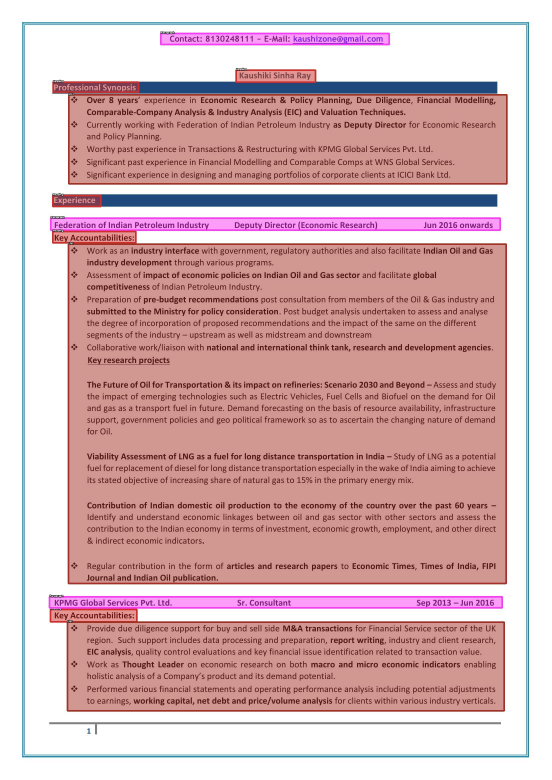
#> input picture training/coco/images/.thumbnail/1094.pdf.jpg, 1654 x 2339 px (shown at 1/3 size); its folder holds only this picture in this run
$ python -i ocr.py   (imports and definitions only)   (older library calls are emulated)
#> lines starting #> are read from the running program, lines starting #| are printed output that depends on the picture; after the words box and inside, x2 and y2 are one past the last pixel; in counts of white or black regions, pixels touching at a corner belong together
import cv2
from app.logging import logger
from PIL import Image
import tempfile
import os
import numpy as np
from tesserocr import PyTessBaseAPI, PSM, OEM
from app.config import IN_COLAB

# import cv2
# print(cv2.__version__)
# process.exit()


IMAGE_SIZE = 400

if IN_COLAB:
    from google.colab.patches import cv2_imshow
else:
    def cv2_imshow(im):
        pass


# [9 lines left out: function cmp, not called in this run]

def foldercmp(name):
    start = name.find("page") + 4
    return int(name[start:start + 1])


# [27 lines left out: functions get_size_of_scaled_image, process_image_for_ocr, set_image_dpi, not called in this run]


BINARY_THREHOLD = 180
# https://github.com/yardstick17/image_text_reader/blob/master/image_preprocessing/remove_noise.py


def image_smoothening(img):
    ret1, th1 = cv2.threshold(img, BINARY_THREHOLD, 255, cv2.THRESH_BINARY)
    ret2, th2 = cv2.threshold(th1, 0, 255, cv2.THRESH_BINARY + cv2.THRESH_OTSU)
    blur = cv2.GaussianBlur(th2, (1, 1), 0)
    ret3, th3 = cv2.threshold(
        blur, 0, 255, cv2.THRESH_BINARY + cv2.THRESH_OTSU)
    return th3


# [27 lines left out: function remove_noise_and_smooth, not called in this run]


def removeBordersFromTable(filename):
    image = cv2.imread(filename)
#> image is the input picture: shape (2339, 1654, 3); mean B, G, R 181.3, 178.9, 213.3
    image = cv2.cvtColor(image, cv2.COLOR_BGRA2BGR)
    gray = cv2.cvtColor(image, cv2.COLOR_BGR2GRAY)
    thresh = cv2.threshold(
        gray, 0, 255, cv2.THRESH_BINARY_INV + cv2.THRESH_OTSU)[1]
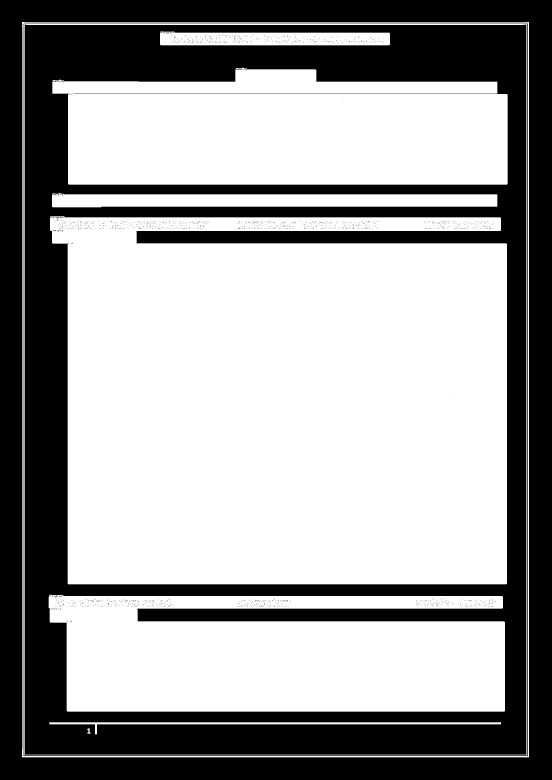
#> thresh: shape (2339, 1654) (shown at 1/3 size); 61.4% white; 2013 black regions (2010 under 20 px), largest, box (x1, y1, x2, y2) and area: (75, 75, 1579, 2264) 959558, (0, 0, 1654, 2339) 517060, (70, 70, 1583, 2268) 13326
    result = image.copy()
    # Remove horizontal lines
    horizontal_kernel = cv2.getStructuringElement(cv2.MORPH_RECT, (40, 1))
    remove_horizontal = cv2.morphologyEx(
        thresh, cv2.MORPH_OPEN, horizontal_kernel, iterations=2)
#> remove_horizontal: shape (2339, 1654); 59.7% white; 30 black regions (18 under 20 px)
    cnts = cv2.findContours(
        remove_horizontal, cv2.RETR_EXTERNAL, cv2.CHAIN_APPROX_SIMPLE)
#> cnts = 45 contours, 26 with area under 20; largest, box (x1, y1, x2, y2) and area: (152, 652, 1523, 1753) 1393768, (148, 1788, 1517, 2135) 402607, (206, 282, 1525, 554) 357134, (159, 208, 1494, 281) 55578, (158, 583, 1494, 622) 48188
    cnts = cnts[0] if len(cnts) == 2 else cnts[1]
    for c in cnts:
        cv2.drawContours(result, [c], -1, (255, 255, 255), 5)
#> this loop made 45 passes
#> c on passes 1, 2, 4, 5, 6, 10, 12, 13, 14, 15, 16, 17: [[68, 2268], [68, 2271], [1588, 2271], [1588, 2268]], [[75, 2264], [74, 2265], [1582, 2265], [1582, 2264]], [[195, 1816], [309, 1816]], [[194, 1814], [416, 1814]], [[194, 1812], [272, 1812]], [[1295, 1802], [1399, 1802]], [[1411, 681], [1504, 681]], [[419, 681], [530, 681]], [[311, 681], [417, 681]], [[165, 681], [259, 681]], [[228, 678], [338, 678]], [[261, 676], [346, 676]]
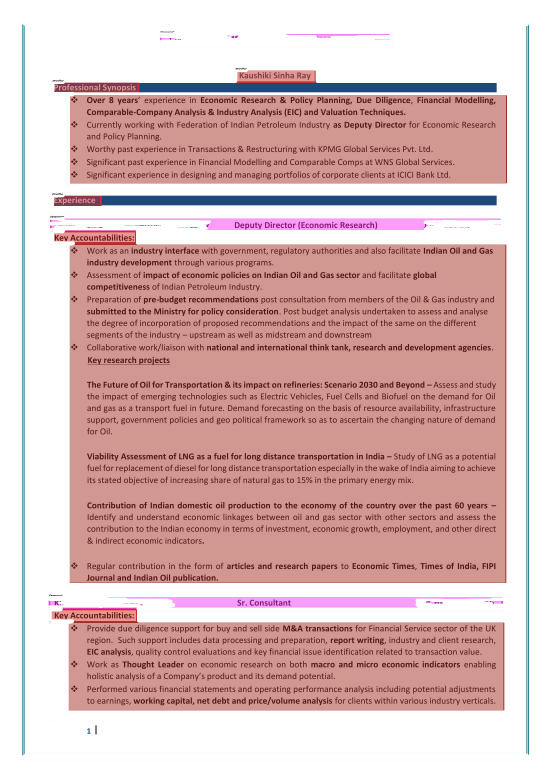
#> result: shape (2339, 1654, 3) (shown at 1/3 size); 6.81% of pixels changed, all inside (x1, y1, x2, y2) = (65, 64, 1592, 2275)

    # Remove vertical lines
    vertical_kernel = cv2.getStructuringElement(cv2.MORPH_RECT, (1, 40))
#> vertical_kernel = 40 values from 1 to 1
    remove_vertical = cv2.morphologyEx(
        thresh, cv2.MORPH_OPEN, vertical_kernel, iterations=2)
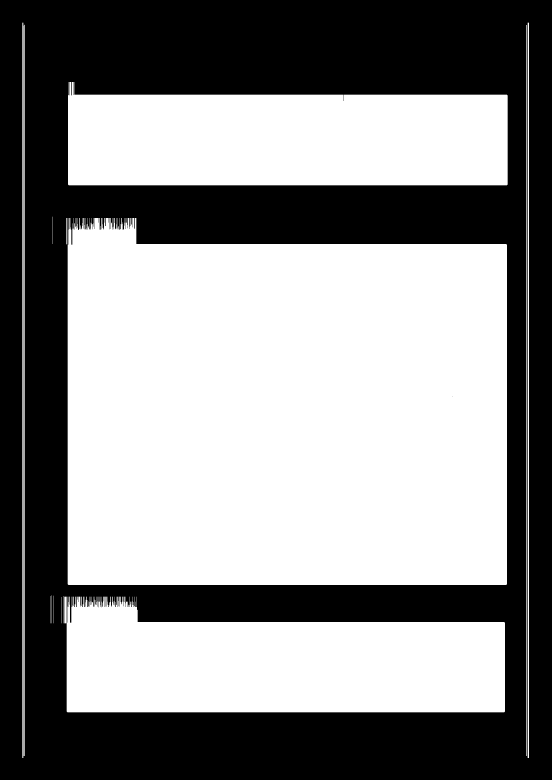
#> remove_vertical: shape (2339, 1654) (shown at 1/3 size); 54.7% white; 2 black regions (1 under 20 px)
    cnts = cv2.findContours(
        remove_vertical, cv2.RETR_EXTERNAL, cv2.CHAIN_APPROX_SIMPLE)
#> cnts = 15 contours, 6 with area under 20; largest, box (x1, y1, x2, y2) and area: (203, 654, 1521, 1755) 1356978, (199, 1790, 1515, 2137) 365855, (204, 246, 1523, 556) 357466, (1583, 68, 1587, 2274) 6615, (67, 68, 71, 2274) 6601
    cnts = cnts[0] if len(cnts) == 2 else cnts[1]
    for c in cnts:
        cv2.drawContours(result, [c], -1, (255, 255, 255), 5)
#> this loop made 15 passes
#> c on passes 1, 3, 4, 5, 6, 7, 9, 10, 12, 13, 14: [[185, 1791], [185, 1869]], [[193, 1790], [193, 1869], [197, 1869], [197, 1790]], [[189, 1788], [189, 1869]], [[151, 1788], [151, 1869]], [[161, 1787], [161, 1869]], [[153, 1786], [153, 1869]], [[199, 654], [199, 732], [201, 732], [201, 654]], [[157, 650], [157, 731]], [[1579, 75], [1579, 2267], [1580, 2267], [1580, 75]], [[73, 74], [73, 2267], [74, 2267], [74, 75]], [[1583, 68], [1583, 2273], [1586, 2273], [1586, 68]]
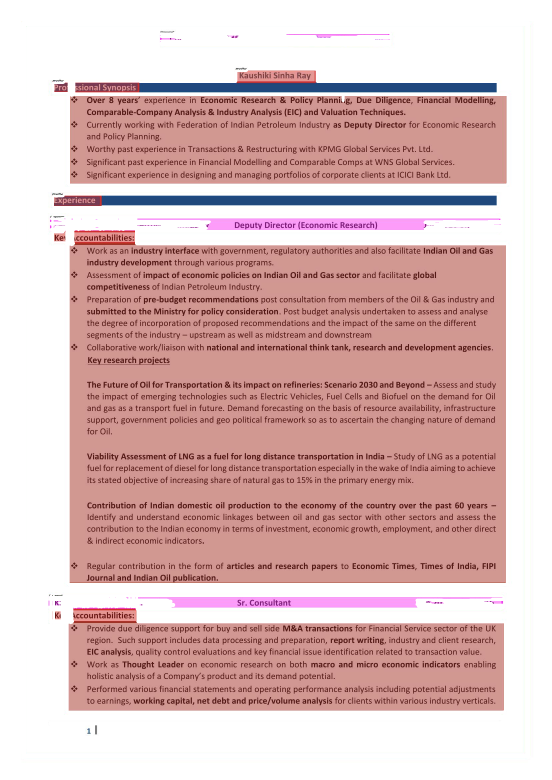
#> result: shape (2339, 1654, 3) (shown at 1/3 size); 2.27% of pixels changed, all inside (x1, y1, x2, y2) = (64, 66, 1590, 2277)

    temp_file = tempfile.NamedTemporaryFile(delete=False, suffix='.png')
    temp_filename = temp_file.name
    cv2.imwrite(temp_filename, result)
    img = cv2.imread(temp_filename, 0)
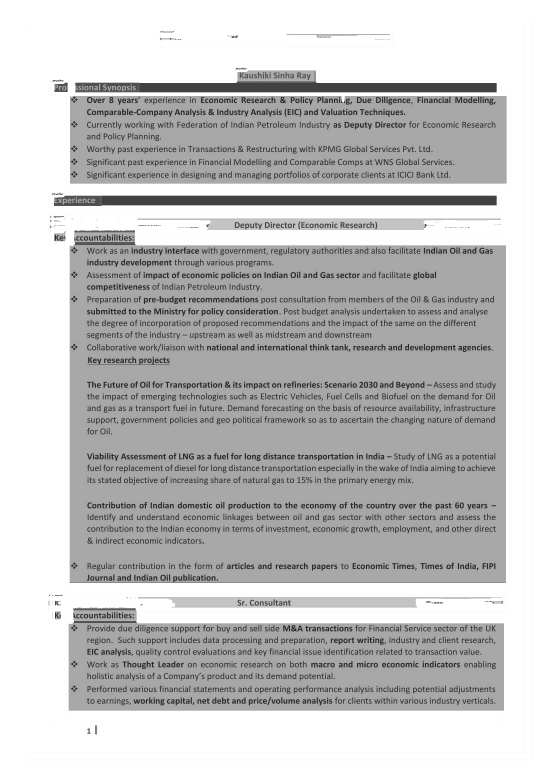
#> img: shape (2339, 1654) (shown at 1/3 size); min 0, max 255, mean 196.9

    filtered = cv2.adaptiveThreshold(img.astype(
        np.uint8), 255, cv2.ADAPTIVE_THRESH_GAUSSIAN_C, cv2.THRESH_BINARY, 41, 3)
#> filtered: shape (2339, 1654); 87.9% white; 5453 black regions (2527 under 20 px), largest, box (x1, y1, x2, y2) and area: (209, 691, 1517, 1749) 45966, (162, 587, 1490, 618) 37590, (226, 212, 1490, 277) 37039

    kernel = np.ones((1, 1), np.uint8)
    opening = cv2.morphologyEx(filtered, cv2.MORPH_OPEN, kernel)
    closing = cv2.morphologyEx(opening, cv2.MORPH_CLOSE, kernel)
    img = image_smoothening(img)
#> in image_smoothening, `ret1, th1 = cv2.threshold(img, BINARY_THREHOLD, 255, cv2.THRESH_BINARY)`:
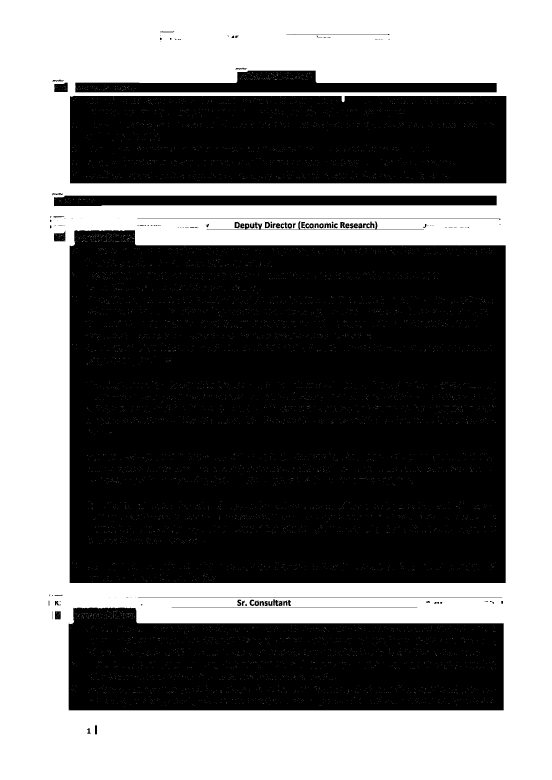
#> th1: shape (2339, 1654) (shown at 1/3 size); 45.4% white; 7738 white regions (7730 under 20 px), largest, box (x1, y1, x2, y2) and area: (0, 0, 1654, 2339) 1746994, (709, 670, 715, 681) 58, (799, 670, 805, 681) 57
#> in image_smoothening, `ret1, th1 = cv2.threshold(img, BINARY_THREHOLD, 255, cv2.THRESH_BINARY)`: ret1 = 180
#> in image_smoothening, `ret2, th2 = cv2.threshold(th1, 0, 255, cv2.THRESH_BINARY + cv2.THRESH_..`: ret2 = 0
    or_image = cv2.bitwise_or(img, closing)
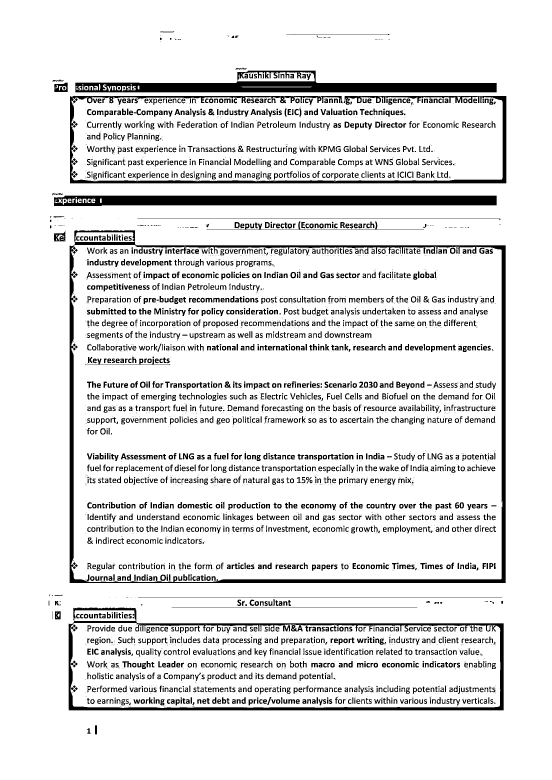
#> or_image: shape (2339, 1654) (shown at 1/3 size); 88.8% white; 5164 black regions (2243 under 20 px), largest, box (x1, y1, x2, y2) and area: (209, 691, 1517, 1749) 45960, (162, 587, 1490, 618) 37589, (226, 212, 1490, 277) 37037

    return or_image


# [155 lines left out: function extractOcrTextFromSegments, not called in this run]

>>> result = removeBordersFromTable('../../../../training/coco/images/.thumbnail/1094.pdf.jpg')
